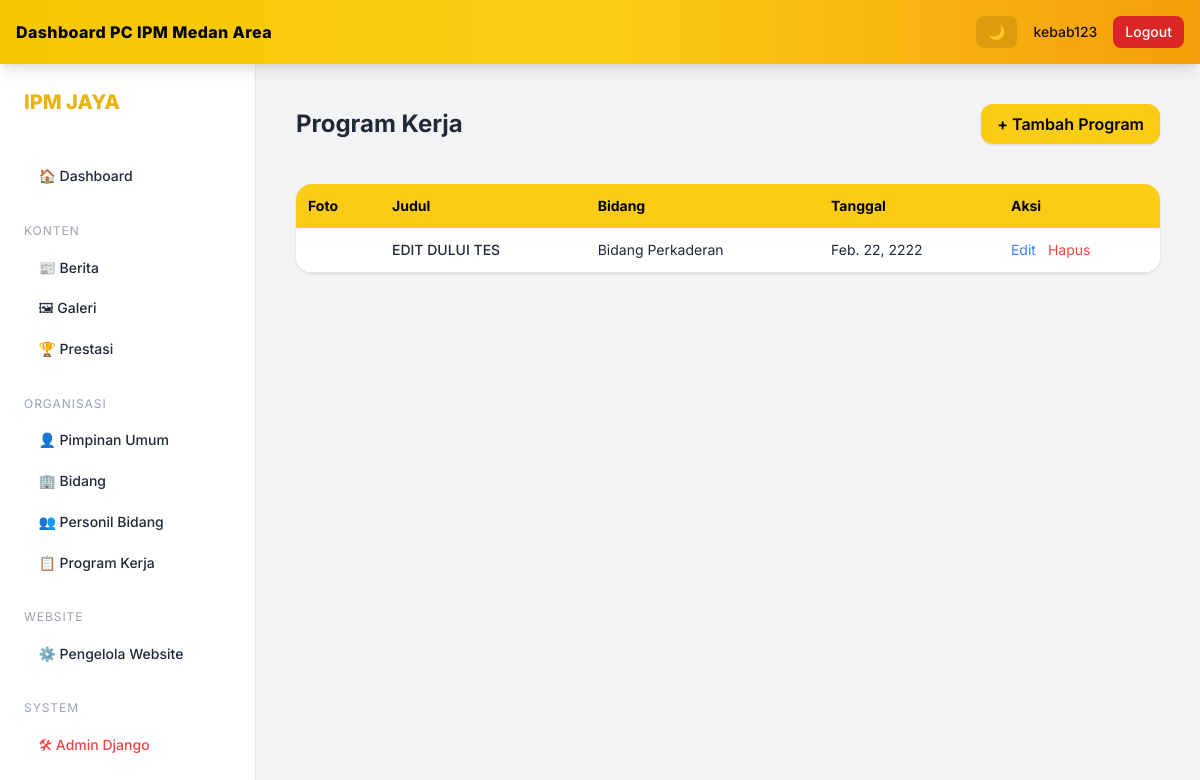
Page /editor/program/ (signed in) on the committed database.
### blog/models.py (models this page shows, shortened)
class ProgramKerja(models.Model):
    bidang = models.ForeignKey(
        Bidang,
        on_delete=models.CASCADE,
        related_name='program'
    )
    judul = models.CharField(max_length=200)
    deskripsi = models.TextField()
    foto = models.ImageField(
        upload_to='program_kerja/',
        blank=True,
        null=True
    )
    tanggal = models.DateField(blank=True, null=True)

class Bidang(models.Model):
    nama = models.CharField(max_length=100)
    slug = models.SlugField(unique=True)
    deskripsi = models.TextField(blank=True)
    foto = models.ImageField(
        upload_to='bidang/',
        blank=True,
        null=True
    )

### blog/views_editor.py (the view)
# urls.py: path('editor/program/', views_editor.editor_program_kerja, name='editor_program_kerja'),
@login_required
def editor_program_kerja(request):
    if not editor_only(request.user):
        return HttpResponseForbidden("Tidak punya akses")
    data = ProgramKerja.objects.select_related('bidang').order_by('-tanggal')
    return render(
        request,
        'editor/program_kerja/list.html',
        {'data': data}
    )

### blog/context_processors.py (called while the page is built)
def global_user_role(request):
    user = request.user
    return {
        'is_editor': (
            user.is_authenticated and
            user.groups.filter(name__in=['Dewa', 'admin']).exists()
        ),
        'is_dewa': (
            user.is_authenticated and
            user.groups.filter(name='Dewa').exists()
        ),
    }

### blog/views_editor.py (called while the page is built)
def editor_only(user):
    return (
        user.is_authenticated and
        user.groups.filter(name__in=['Dewa', 'admin']).exists()
    )

### templates/editor/program_kerja/list.html (shortened to what this page needs)
{% extends "editor/base_editor.html" %}
{% block content %}
<div class="max-w-7xl mx-auto space-y-10">
<div class="flex justify-between items-center">
<h1 class="text-2xl font-bold">
Program Kerja
</h1>
<a href="{% url 'tambah_program_kerja' %}"
class="px-4 py-2 rounded-xl
bg-yellow-400 hover:bg-yellow-500
text-black font-semibold shadow">
+ Tambah Program
</a>
</div>
<div class="bg-white dark:bg-slate-800 rounded-2xl shadow overflow-hidden">
<table class="w-full text-sm">
<thead class="bg-yellow-400 text-black">
<tr>
<th class="p-3 text-left">Foto</th>
<th class="p-3 text-left">Judul</th>
<th class="p-3 text-left">Bidang</th>
<th class="p-3 text-left">Tanggal</th>
<th class="p-3 text-left">Aksi</th>
</tr>
</thead>
<tbody>
{% for p in data %}
<tr class="border-b dark:border-slate-700 hover:bg-gray-50 dark:hover:bg-slate-700">
<td class="p-3">
</td>
<td class="p-3 font-medium">
{{ p.judul }}
</td>
<td class="p-3">
{{ p.bidang.nama }}
</td>
<td class="p-3">
{{ p.tanggal }}
</td>
<td class="p-3 flex gap-3">
<a href="{% url 'edit_program_kerja' p.id %}"
class="text-blue-500 hover:underline">
Edit
</a>
<form method="POST"
action="{% url 'hapus_program_kerja' p.id %}">
<button class="text-red-500 hover:underline">
Hapus
</button>
</form>
</td>
</tr>
{% empty %}
<tr>
<td colspan="5" class="p-6 text-center text-gray-500">
Belum ada program kerja
</td>
</tr>
{% endfor %}
</tbody>
</table>
</div>
</div>
{% endblock %}

### templates/editor/base_editor.html (shortened to what this page needs)
{% load static %}
<!DOCTYPE html>
<html lang="id" class="scroll-smooth">
<head>
<script src="https://cdn.tailwindcss.com"></script>
</head>
<body class="bg-gray-100 dark:bg-slate-900 text-gray-800 dark:text-gray-100 transition-colors duration-300">
<header class="fixed top-0 inset-x-0 h-16 z-50
               bg-gradient-to-r from-[#F6C700] via-yellow-400 to-amber-500
               shadow-lg">
<div class="h-full max-w-7xl mx-auto px-4 flex items-center justify-between text-black">
<div class="flex items-center gap-3">
<div class="font-extrabold tracking-wide">
Dashboard PC IPM Medan Area
</div>
</div>
<div class="flex items-center gap-4 text-sm font-medium">
<button id="darkToggle"
class="px-3 py-1.5 rounded-lg bg-black/10 hover:bg-black/20 transition">
🌙
</button>
<span class="hidden sm:inline opacity-90">
{{ request.user.username }}
</span>
<a href="{% url 'logout' %}"
class="px-3 py-1.5 rounded-lg bg-red-600 hover:bg-red-700 text-white transition">
Logout
</a>
</div>
</div>
</header>
<div class="flex pt-16 min-h-screen">
<aside id="sidebar"
class="fixed md:relative
       w-64 bg-white dark:bg-slate-800
       border-r dark:border-slate-700
       min-h-screen p-6
       transform -translate-x-full md:translate-x-0
       transition duration-300 z-40">
<div class="mb-10">
<h1 class="text-xl font-extrabold text-yellow-500">
IPM JAYA
</h1>
</div>
<nav class="space-y-6 text-sm">
<a href="{% url 'editor_dashboard' %}" class="nav">
🏠 Dashboard
</a>
<div>
<p class="section-title">
Konten
</p>
<a href="{% url 'semua_berita' %}" class="nav">
📰 Berita
</a>
<a href="{% url 'editor_galeri' %}" class="nav">
🖼 Galeri
</a>
<a href="{% url 'editor_prestasi' %}" class="nav">
🏆 Prestasi
</a>
</div>
<div>
<p class="section-title">
Organisasi
</p>
<a href="{% url 'editor_pimpinan' %}" class="nav">
👤 Pimpinan Umum
</a>
<a href="{% url 'editor_bidang' %}" class="nav">
🏢 Bidang
</a>
<a href="{% url 'editor_personil_bidang' %}" class="nav">
👥 Personil Bidang
</a>
<a href="{% url 'editor_program_kerja' %}" class="nav">
📋 Program Kerja
</a>
</div>
<div>
<p class="section-title">
Website
</p>
<a href="{% url 'editor_pengelola' %}" class="nav">
⚙️ Pengelola Website
</a>
</div>
<div>
<p class="section-title">
System
</p>
{% if request.user.is_superuser %}
<a href="/admin/" class="nav text-red-500">
🛠 Admin Django
</a>
{% endif %}
</div>
</nav>
</aside>
<main class="flex-1 p-6 md:p-10">
{% block content %}{% endblock %}
</main>
</div>
</body>
</html>

### templates/editor/base_editor.html (style rules this page uses)
body { font-family:'Inter',sans-serif; }
.section-title { font-size:.75rem; text-transform:uppercase; letter-spacing:.08em; color:#9ca3af; margin-bottom:.4rem; }
.nav { display:flex; align-items:center; gap:.6rem; padding:.65rem .9rem; border-radius:.7rem; font-weight:500; transition:.25s; }

### rows in the picture
ProgramKerja: judul "EDIT DULUI TES", bidang.nama "Bidang Perkaderan", tanggal "Feb. 22, 2222"

### other values in the picture
{{ request.user.username }} "kebab123"
